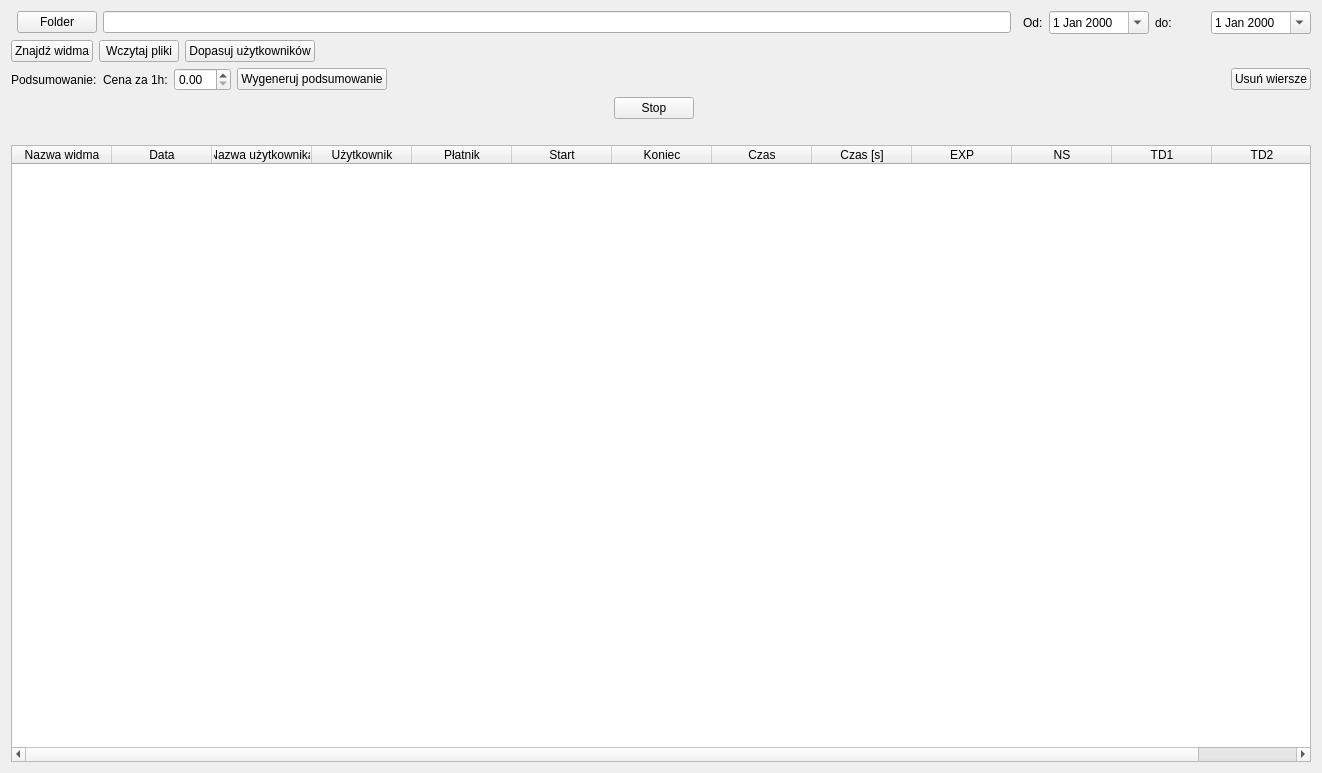
          <widget class="QWidget" name="scrollAreaWidgetContents">
           <property name="geometry">
            <rect>
             <x>0</x>
             <y>0</y>
             <width>1322</width>
             <height>773</height>
            </rect>
           </property>
           <layout class="QVBoxLayout" name="verticalLayout_3">
            <item>
             <layout class="QGridLayout" name="gridLayout">
              <item row="0" column="5">
               <widget class="QDateEdit" name="dateEdit">
                <property name="minimumSize">
                 <size>
                  <width>100</width>
                  <height>0</height>
                 </size>
                </property>
                <property name="calendarPopup">
                 <bool>true</bool>
                </property>
               </widget>
              </item>
              <item row="0" column="7">
               <widget class="QDateEdit" name="dateEdit_2">
                <property name="minimumSize">
                 <size>
                  <width>100</width>
                  <height>0</height>
                 </size>
                </property>
                <property name="calendarPopup">
                 <bool>true</bool>
                </property>
               </widget>
              </item>
              <item row="6" column="2">
               <widget class="QLabel" name="label_found">
                <property name="text">
                 <string/>
                </property>
               </widget>
              </item>
              <item row="0" column="2">
               <widget class="QLineEdit" name="dest_dir"/>
              </item>
              <item row="0" column="4">
               <widget class="QLabel" name="label_2">
                <property name="text">
                 <string>Od:</string>
                </property>
               </widget>
              </item>
              <item row="7" column="0" colspan="8">
               <widget class="QTableWidget" name="tableWidget">
                <property name="font">
                 <font>
                  <pointsize>9</pointsize>
                 </font>
                </property>
                <property name="selectionBehavior">
                 <enum>QAbstractItemView::SelectRows</enum>
                </property>
                <property name="sortingEnabled">
                 <bool>true</bool>
                </property>
                <column>
                 <property name="text">
                  <string>Nazwa widma</string>
                 </property>
                </column>
                <column>
                 <property name="text">
                  <string>Data</string>
                 </property>
                </column>
                <column>
                 <property name="text">
                  <string>Nazwa użytkownika</string>
                 </property>
                </column>
                <column>
                 <property name="text">
                  <string>Użytkownik</string>
                 </property>
                </column>
                <column>
                 <property name="text">
                  <string>Płatnik</string>
                 </property>
                </column>
                <column>
                 <property name="text">
                  <string>Start</string>
                 </property>
                </column>
                <column>
                 <property name="text">
                  <string>Koniec</string>
                 </property>
                </column>
                <column>
                 <property name="text">
                  <string>Czas</string>
                 </property>
                </column>
                <column>
                 <property name="text">
                  <string>Czas [s]</string>
                 </property>
                </column>
                <column>
                 <property name="text">
                  <string>EXP</string>
                 </property>
                </column>
                <column>
                 <property name="text">
                  <string>NS</string>
                 </property>
                </column>
                <column>
                 <property name="text">
                  <string>TD1</string>
                 </property>
                </column>
                <column>
                 <property name="text">
                  <string>TD2</string>
                 </property>
                </column>
               </widget>
              </item>
              <item row="1" column="0" colspan="8">
               <layout class="QHBoxLayout" name="horizontalLayout">
                <property name="topMargin">
                 <number>0</number>
                </property>
                <property name="bottomMargin">
                 <number>0</number>
                </property>
                <item>
                 <widget class="QPushButton" name="find_button">
                  <property name="text">
                   <string>Znajdź widma</string>
                  </property>
                 </widget>
                </item>
                <item>
                 <widget class="QPushButton" name="analyze_button">
                  <property name="text">
                   <string>Wczytaj pliki</string>
                  </property>
                 </widget>
                </item>
                <item>
                 <widget class="QPushButton" name="users_button">
                  <property name="text">
                   <string>Dopasuj użytkowników</string>
                  </property>
                 </widget>
                </item>
                <item>
                 <spacer name="horizontalSpacer">
                  <property name="orientation">
                   <enum>Qt::Horizontal</enum>
                  </property>
                  <property name="sizeHint" stdset="0">
                   <size>
                    <width>40</width>
                    <height>20</height>
                   </size>
                  </property>
                 </spacer>
                </item>
               </layout>
              </item>
              <item row="0" column="6">
               <widget class="QLabel" name="label_3">
                <property name="minimumSize">
                 <size>
                  <width>50</width>
                  <height>0</height>
                 </size>
                </property>
                <property name="text">
                 <string>do:</string>
                </property>
               </widget>
              </item>
              <item row="0" column="1">
               <widget class="QPushButton" name="chooseDir">
                <property name="text">
                 <string>Folder</string>
                </property>
               </widget>
              </item>
              <item row="2" column="0" colspan="8">
               <layout class="QHBoxLayout" name="horizontalLayout_2">
                <item>
                 <widget class="QLabel" name="label">
                  <property name="text">
                   <string>Podsumowanie:</string>
                  </property>
                 </widget>
                </item>
                <item>
                 <widget class="QLabel" name="label_22">
                  <property name="text">
                   <string>Cena za 1h:</string>
                  </property>
                 </widget>
                </item>
                <item>
                 <widget class="QDoubleSpinBox" name="doubleSpinBox"/>
                </item>
                <item>
                 <widget class="QPushButton" name="pushButton">
                  <property name="text">
                   <string>Wygeneruj podsumowanie</string>
                  </property>
                 </widget>
                </item>
                <item>
                 <spacer name="horizontalSpacer_3">
                  <property name="orientation">
                   <enum>Qt::Horizontal</enum>
                  </property>
                  <property name="sizeHint" stdset="0">
                   <size>
                    <width>40</width>
                    <height>20</height>
                   </size>
                  </property>
                 </spacer>
                </item>
                <item>
                 <widget class="QPushButton" name="del_button">
                  <property name="text">
                   <string>Usuń wiersze</string>
                  </property>
                 </widget>
                </item>
               </layout>
              </item>
              <item row="5" column="2" colspan="5">
               <layout class="QHBoxLayout" name="horizontalLayout_3">
                <property name="topMargin">
                 <number>0</number>
                </property>
                <item>
                 <spacer name="horizontalSpacer_4">
                  <property name="orientation">
                   <enum>Qt::Horizontal</enum>
                  </property>
                  <property name="sizeHint" stdset="0">
                   <size>
                    <width>40</width>
                    <height>20</height>
                   </size>
                  </property>
                 </spacer>
                </item>
                <item>
                 <widget class="QPushButton" name="stop_button">
                  <property name="sizePolicy">
                   <sizepolicy hsizetype="Minimum" vsizetype="Fixed">
                    <horstretch>0</horstretch>
                    <verstretch>0</verstretch>
                   </sizepolicy>
                  </property>
                  <property name="text">
                   <string>Stop</string>
                  </property>
                 </widget>
                </item>
                <item>
                 <spacer name="horizontalSpacer_5">
                  <property name="orientation">
                   <enum>Qt::Horizontal</enum>
                  </property>
                  <property name="sizeHint" stdset="0">
                   <size>
                    <width>40</width>
                    <height>20</height>
                   </size>
                  </property>
                 </spacer>
                </item>
               </layout>
              </item>
             </layout>
            </item>
           </layout>
          </widget>
